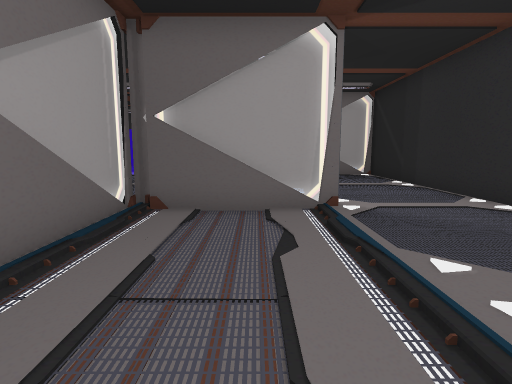
[1] (above)

22 first-person views from a walk through a scene from a Unity 3-D project. The camera is 1.3 m above the floor, tilts 8° down and sees 80° across. The floor is counted in squares, 1 m on a side. Each view is taken from the middle of a square. On the plan, view 1 faces up. The plan holds only what a view shows up to about 14 squares ahead; the rest is blank. The player character is not drawn. Door leaves are left out, so doorways stand open.

[2]
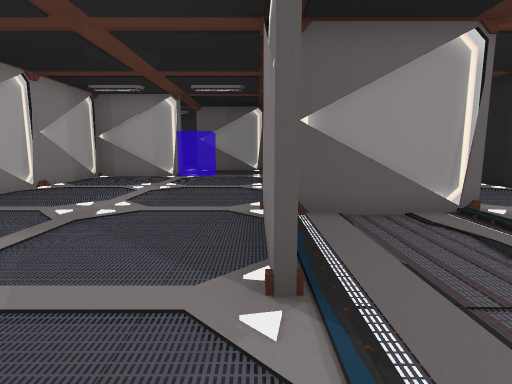

[3]
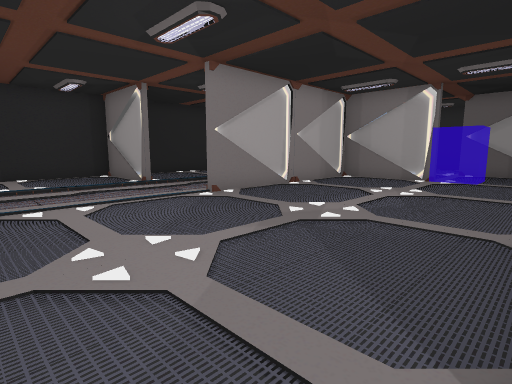

[4]
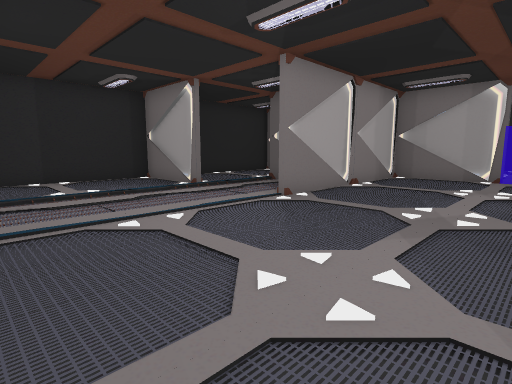

[5]
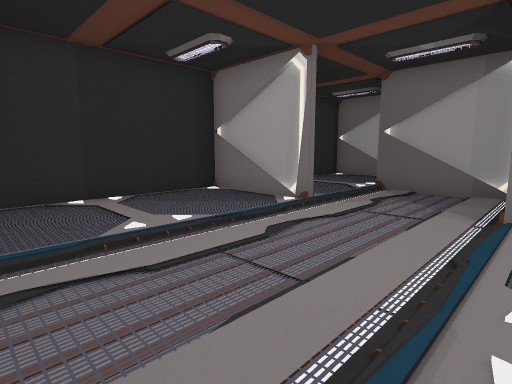

[6]
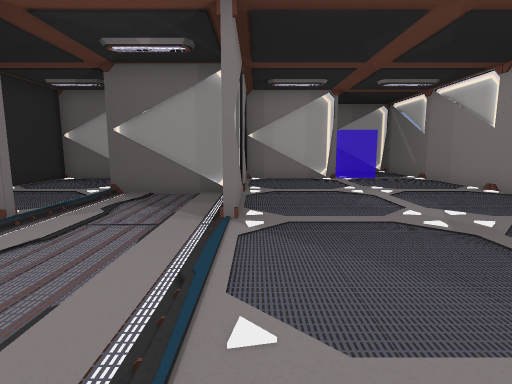

[7]
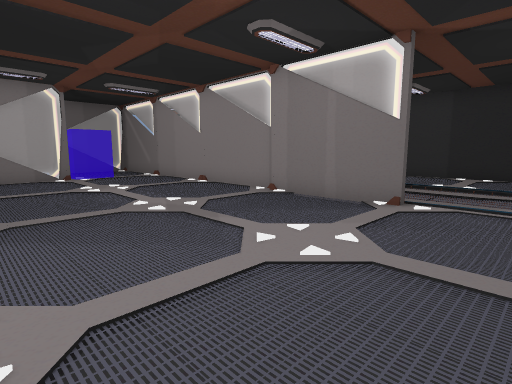

[8]
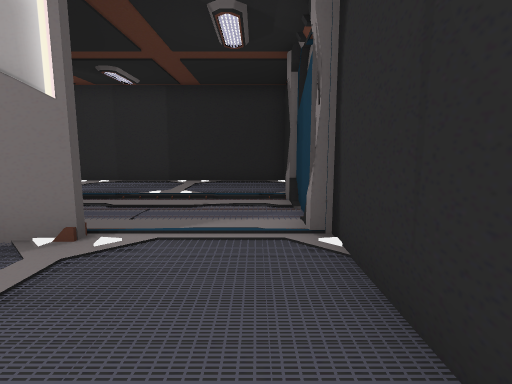

[9]
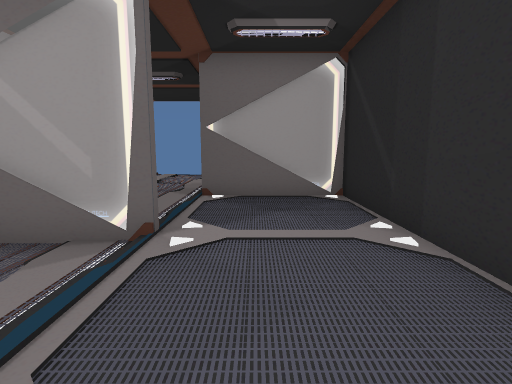

[10]
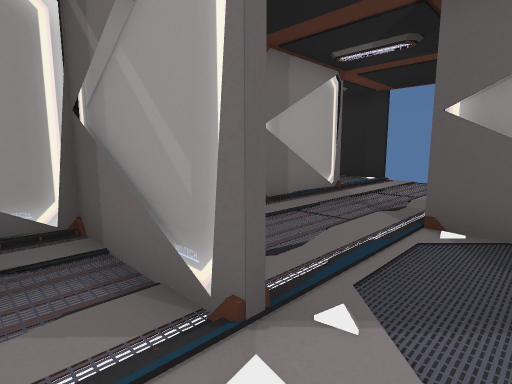

[11]
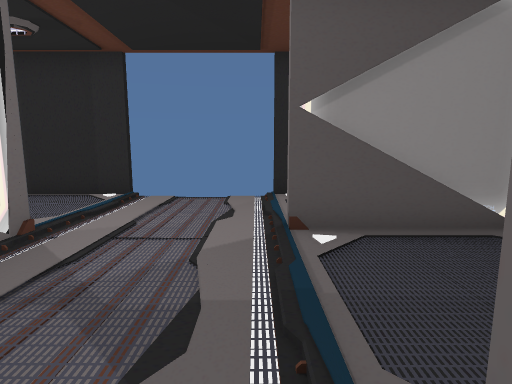

[12]
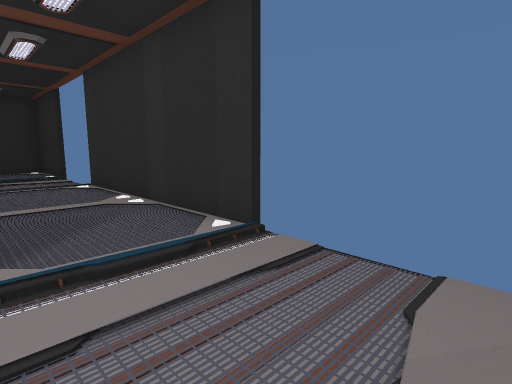

[13]
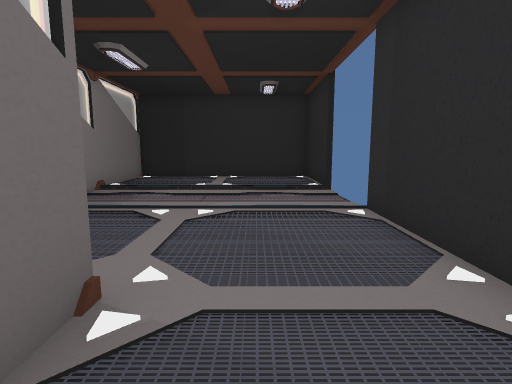

[14]
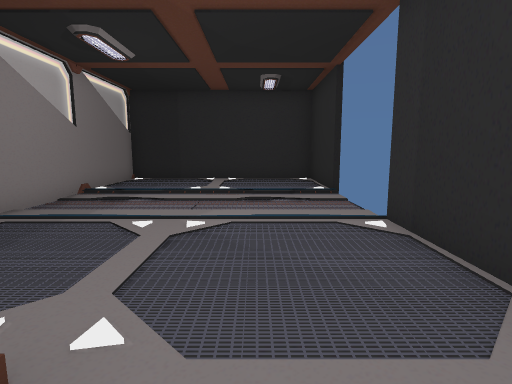

[15]
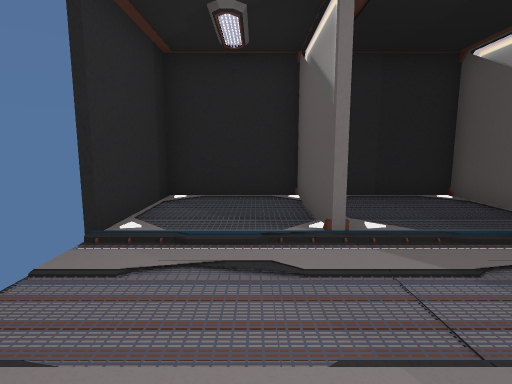

[16]
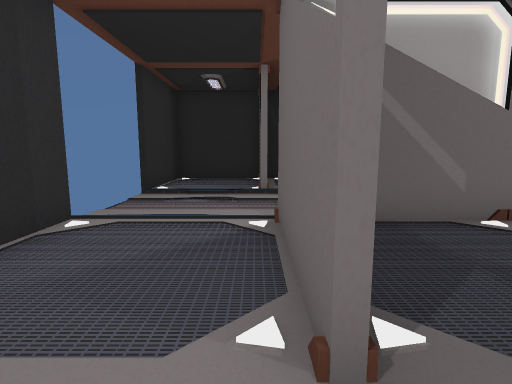

[17]
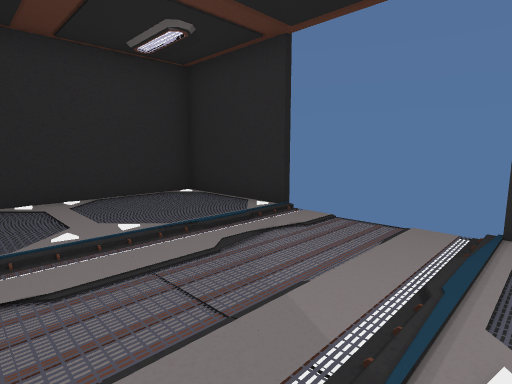

[18]
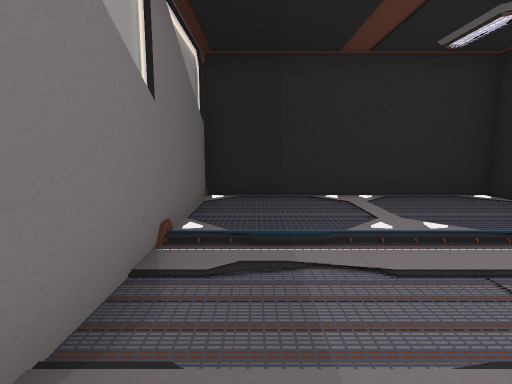

[19]
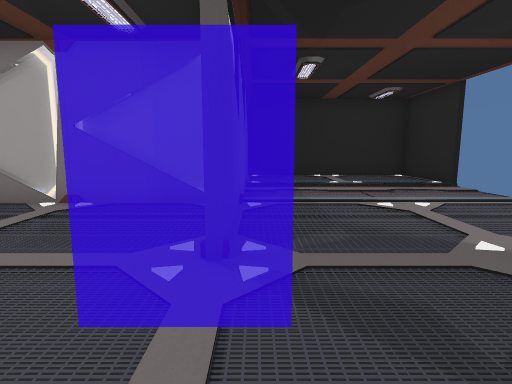

[20]
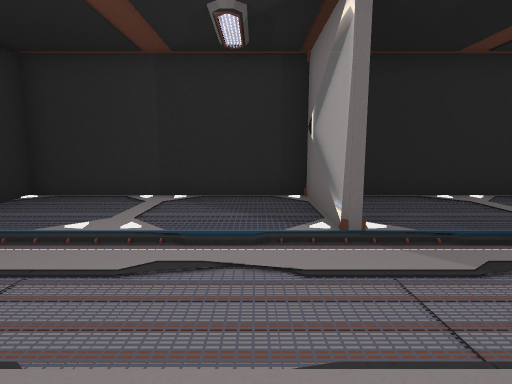

[21]
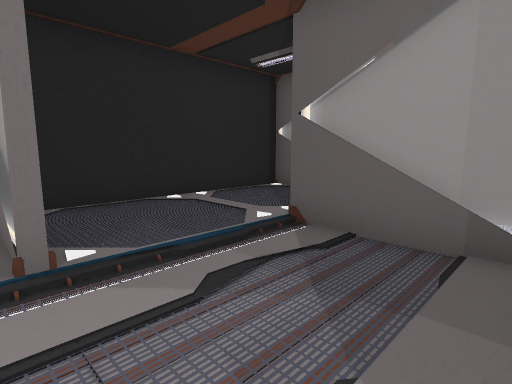

[22]
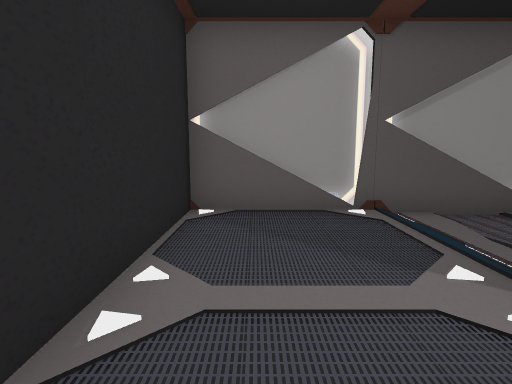

### Floor plan
Points are (right, up) in squares from view 1. A wall is a line through its corners. A room is listed if a view was taken in it or the views show most of it. See-through windows are left out.
Room 1 (views 1, 2, 3, 4, 5, 6, 7, 8, 9, 10, 11, 12, 13, 14, 15, 16, 17, 18, 19, 20, 21, 22)
walls: (-10.4, 10.4) (-14.5, 10.4); (-6.4, 14.4) (-18.5, 14.4); (-6.6, 14.6) (-18.1, 14.6); (-10.9, 10.6) (-14, 10.6); (-2.6, 10.4) (-2.6, 9.4); (-10.4, 14.5) (-10.4, 6.5); (-10.6, 14.4) (-10.6, 7.2); (-2.6, 6.6) (-2.6, 16.9); (-2.6, 6.6) (-2.6, 6); (-2.6, 5.9) (-2.6, 3); (-6.6, 18.6) (-2.4, 18.6) (-2.4, 14.7); (-4.5, 18.4) (-5.6, 18.4); (-4.5, 18.6) (-5.5, 18.6); (1.2, 10.6) (-2.4, 10.6); (1.6, 10.4) (-2.4, 10.4) (-2.4, 10.1); (-14.4, 6.4) (-18.5, 6.4); (-2.6, 18.6) (-2.6, 15.2); (-14.9, 6.6) (-18.4, 6.6); (-2.8, 2.4) (-2.8, 6.5); (1.6, 6.6) (-2.8, 6.6) (-2.8, 3.4); (1.9, 6.4) (-2.2, 6.4); (3.2, 14.6) (5.5, 14.6); (-18.5, 14.6) (-6.5, 14.6); (-5.9, -1.2) (-2.6, -1.2); (-2.4, 22.4) (-10.5, 22.4); (-2.6, -0.8) (-2, -0.8); (5.4, 14.6) (1.9, 14.6); (5.5, 14.4) (1.5, 14.4); (-14.4, 22.4) (-18.4, 22.4) (-18.4, -1.2) (-17.2, -1.2); (-1, -1.2) (1, -1.2); (4.9, 18.6) (1.5, 18.6) (1.5, 18.8) (5.5, 18.8); (5.1, 18.8) (2, 18.8); (3.6, -1.2) (5.4, -1.2) (5.4, 22.4) (1.5, 22.4)
ways out: open door at (-12.5, 23); open door at (-0.5, 23)

Where each view was taken, in squares from view 1:
view 1: 0 up, 0 right, facing up
view 2: 0 up, 3 left, facing up
view 3: 1 up, 3 left, facing up-left
view 4: 0 up, 5 left, facing up-left
view 5: 0 up, 10 left, facing up-left
view 6: 1 up, 10 left, facing up
view 7: 0 up, 10 left, facing up-right
view 8: 0 up, 7 left, facing right
view 9: 6 up, 3 right, facing up
view 10: 9 up, 3 right, facing up-left
view 11: 14 up, 1 right, facing up
view 12: 19 up, 1 right, facing up-left
view 13: 20 up, 4 left, facing left
view 14: 20 up, 5 left, facing left
view 15: 20 up, 3 left, facing right
view 16: 19 up, 8 left, facing right
view 17: 17 up, 10 left, facing up-left
view 18: 16 up, 10 left, facing left
view 19: 15 up, 3 left, facing left
view 20: 5 up, 10 left, facing left
view 21: 6 up, 11 left, facing up-left
view 22: 8 up, 17 left, facing up
